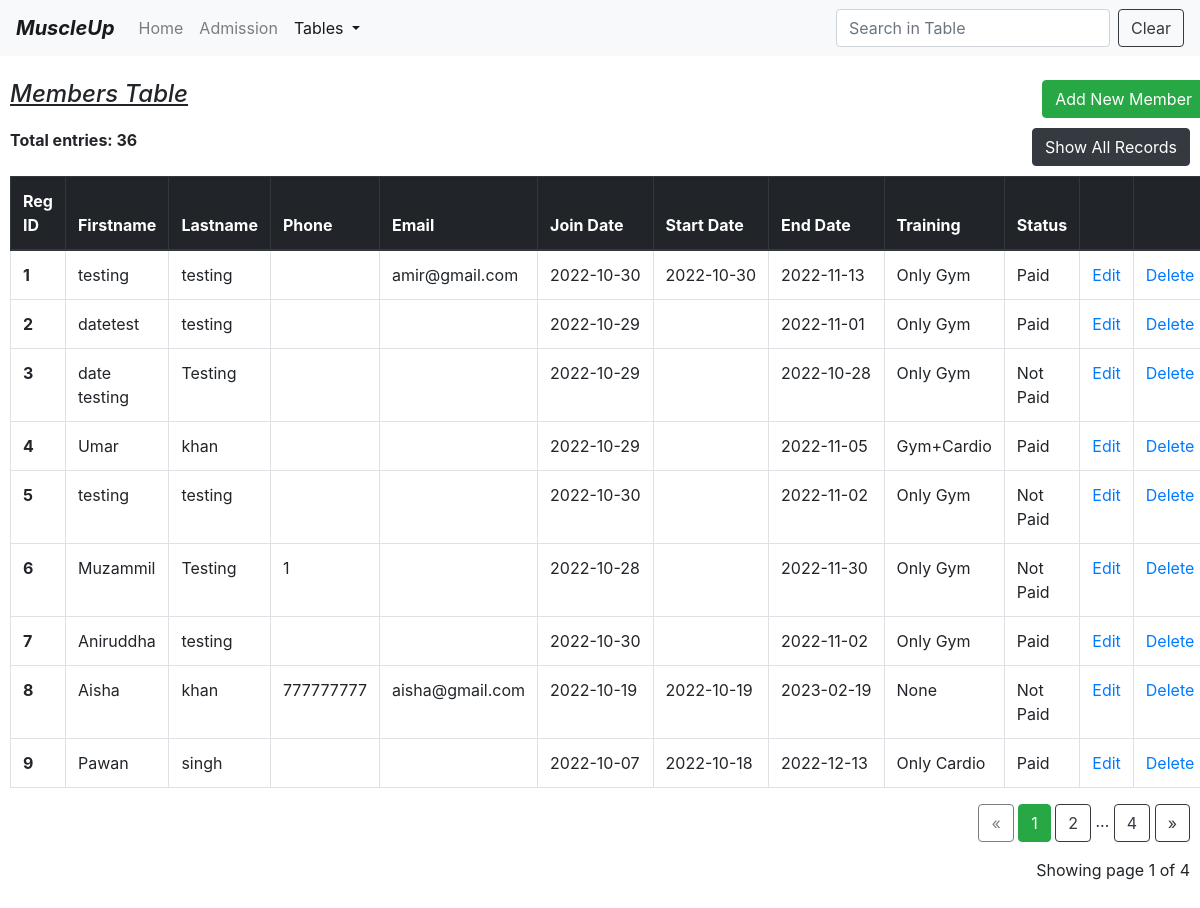
The page /table (signed in) on the database its author committed.
### app.py (models this page shows)
class Members(db.Model):
    id = db.Column(db.Integer, primary_key=True)
    firstname = db.Column(db.String(30))
    lastname = db.Column(db.String(30))
    phoneno = db.Column(db.Integer)
    email = db.Column(db.String(30))
    joindate = db.Column(db.String(11))
    startdate = db.Column(db.String(11))
    enddate = db.Column(db.String(11))
    address = db.Column(db.String(100))
    status = db.Column(db.String(10))
    training = db.Column(db.String(10))
    amount = db.Column(db.Integer)

### app.py (the view)
@app.route("/table")
def table():
    try:
        if "username" not in session:
            flash("Please log in first")
            return render_template("login.html")
        page = request.args.get('page', 1, type=int)
        member = Members.query.order_by(Members.id).paginate(page=page, per_page=9)
        total_rows = Members.query.count()
        button_name = "Show All Records"
        path = "/table1"
        return render_template("table.html", member=member, total_rows=total_rows, button_name=button_name, path=path)
    except:
        return make_response("Something went wrong. Call Developer!")

### templates/table.html (shortened to what this page needs)
<!DOCTYPE html>
<html lang="en">
<head>
    <link href="https://cdn.jsdelivr.net/npm/bootstrap@4.0.0/dist/css/bootstrap.min.css"
 rel="stylesheet">
</head>
<body>
<nav class="navbar navbar-expand-lg navbar-light bg-light">
    <a class="navbar-brand" href="/home"><b><i>MuscleUp</i></b></a>
    <div class="collapse navbar-collapse" id="navbarSupportedContent">
        <ul class="navbar-nav mr-auto">
            <li class="nav-item ">
                <a class="nav-link" href="/home">Home <span class="sr-only">(current)</span></a>
            </li>
            <li class="nav-item">
                <a class="nav-link" href="/form">Admission</a>
            </li>
            <li class="nav-item dropdown active">
                <a aria-expanded="false" aria-haspopup="true" class="nav-link dropdown-toggle" data-toggle="dropdown"
                   href="#"
                   id="navbarDropdown" role="button">
                    Tables
                </a>
            </li>
        </ul>
        <form class="form-inline my-2 my-lg-0">
            <input aria-label="Search" class="form-control mr-sm-2" id="myInput" onkeyup="myFunction()" placeholder="Search in Table"
                   type="search">
            <button class="btn btn-outline-dark my-2 my-sm-0" onclick="document.getElementById('myInput').value = ''">Clear</button>
        </form>
    </div>
</nav>
<br>
<div class="Container" style="padding-left:10px;padding-right:10px;">
    <div class="row">
        <div class="col md-12">
            <h4><u><i>Members Table</i></u><br></h4>
        </div>
        <a href="/form">
            <button class="btn btn-success float-right" type="button">Add New Member
            </button>
        </a>
        <br><br>
    </div>
    <div class="row">
        <div class="col">
            <label>
                <strong>Total entries: {{total_rows}}</strong>
            </label>
        </div>
        <div class="col">
            <a href="{{path}}">
            <button class="btn btn-dark float-right" type="button">{{button_name}}</button><br><br>
            </a>
        </div>
    </div>
    <table class="table table-bordered table-hover " id="myTable">
        <thead class="thead-dark">
        <tr>
            <th scope="col">Reg ID</th>
            <th scope="col">Firstname</th>
            <th scope="col">Lastname</th>
            <th scope="col">Phone</th>
            <th scope="col">Email</th>
            <th scope="col" style="width:110px">Join Date</th>
            <th scope="col" style="width:110px">Start Date</th>
            <th scope="col" style="width:110px">End Date</th>
            <th scope="col">Training</th>
            <th scope="col">Status</th>
            <th scope="col"></th>
            <th scope="col"></th>
        </tr>
        </thead>
        <tbody>
        {% for i in member.items %}
        <tr>
            <th scope="row">{{i.id}}</th>
            <td>{{i.firstname}}</td>
            <td>{{i.lastname}}</td>
            <td>{{i.phoneno}}</td>
            <td>{{i.email}}</td>
            <td style="white-space:nowrap">{{i.joindate}}</td>
            <td style="white-space:nowrap">{{i.startdate}}</td>
            <td style="white-space:nowrap">{{i.enddate}}</td>
            <td>{{i.training}}</td>
            <td>{{i.status}}</td>
            <td><a href="/edit/{{i.id}}">Edit</a></td>
            <td><a href="/delete/{{i.id}}" onclick="return confirm('are you sure to delete ?')">Delete</a></td>
        </tr>
        {% endfor %}
        </tbody>
    </table>
    <div class="text-right">
        <a class="btn btn-outline-dark
       {% if member.page == 1 %}disabled{% endif %}"
           href="{{ url_for('table', page=member.prev_num) }}">
            &laquo;
        </a>
        {% for page_num in member.iter_pages(left_edge=1, right_edge=1, left_current=1, right_current=2) %}
        {% if page_num %}
        {% if member.page == page_num %}
        <a class="btn btn-success"
           href="{{ url_for('table', page=page_num) }}">
            {{ page_num }}
        </a>
        {% else %}
        <a class="btn btn-outline-dark"
           href="{{ url_for('table', page=page_num) }}">
            {{ page_num }}
        </a>
        {% endif %}
        {% else %}
        ...
        {% endif %}
        {% endfor %}
        <a class="btn btn-outline-dark
       {% if member.page == member.pages %}disabled{% endif %}"
           href="{{ url_for('table', page=member.next_num) }}">
            &raquo;
        </a>
    </div>
    <p class="text-right mt-3">
        Showing page {{ member.page }} of {{ member.pages }}
    </p>
    <br><br><br>
</div>
</body>
</html>

### rows shown on the page
Members: id "1", firstname "testing", lastname "testing", email "amir@gmail.com", joindate "2022-10-30", startdate "2022-10-30", enddate "2022-11-13", training "Only Gym", status "Paid"
Members: id "2", firstname "datetest", lastname "testing", joindate "2022-10-29", enddate "2022-11-01", training "Only Gym", status "Paid"
Members: id "3", firstname "date testing", lastname "Testing", joindate "2022-10-29", enddate "2022-10-28", training "Only Gym", status "Not Paid"
Members: id "4", firstname "Umar", lastname "khan", joindate "2022-10-29", enddate "2022-11-05", training "Gym+Cardio", status "Paid"
Members: id "5", firstname "testing", lastname "testing", joindate "2022-10-30", enddate "2022-11-02", training "Only Gym", status "Not Paid"
Members: id "6", firstname "Muzammil", lastname "Testing", phoneno "1", joindate "2022-10-28", enddate "2022-11-30", training "Only Gym", status "Not Paid"
Members: id "7", firstname "Aniruddha", lastname "testing", joindate "2022-10-30", enddate "2022-11-02", training "Only Gym", status "Paid"
Members: id "8", firstname "Aisha", lastname "khan", phoneno "777777777", email "aisha@gmail.com", joindate "2022-10-19", startdate "2022-10-19", enddate "2023-02-19", training "None", status "Not Paid"
Members: id "9", firstname "Pawan", lastname "singh", joindate "2022-10-07", startdate "2022-10-18", enddate "2022-12-13", training "Only Cardio", status "Paid"

### other values the page prints
{{ total_rows }} "36"
{{ button_name }} "Show All Records"
{{ page_num }} "1"
{{ page_num }} "2" "4"
{{ member.page }} "1"
{{ member.pages }} "4"
